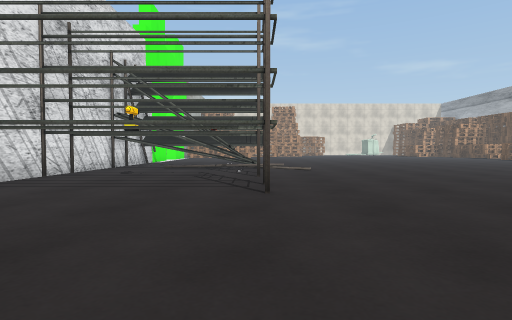
[1] (above)

20 first-person views from a walk through a Unity game level. The camera is 0.72 m above the floor, tilts 2° down and sees 80° across. The floor is counted in squares, 1 m on a side. Each view is taken from the middle of a square. On the plan, view 1 faces up. The plan holds only what a view shows up to about 10 squares ahead; the rest is blank. The place goes on beyond the plan. The player character is not drawn. Some animated figures are left out. Some surface patterns are stand-ins.

[2]
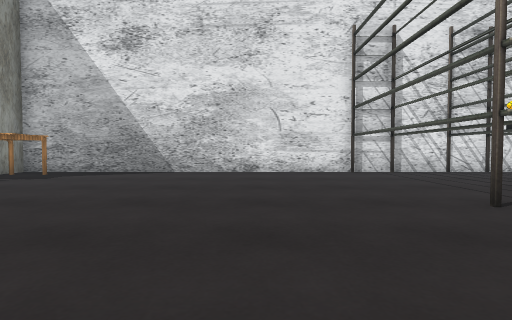

[3]
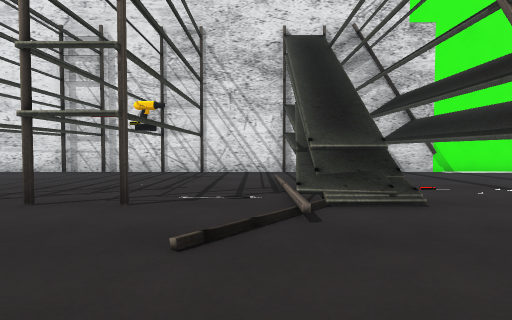

[4]
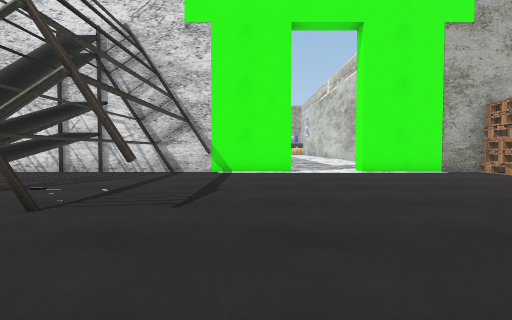

[5]
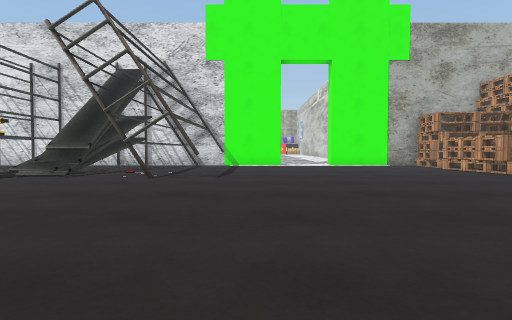

[6]
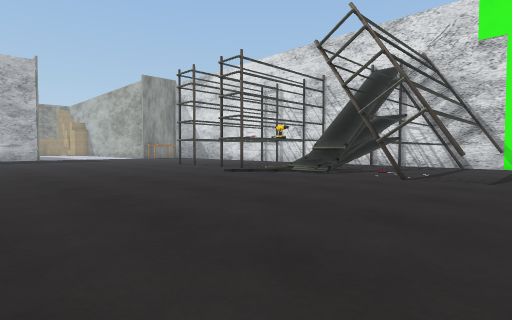

[7]
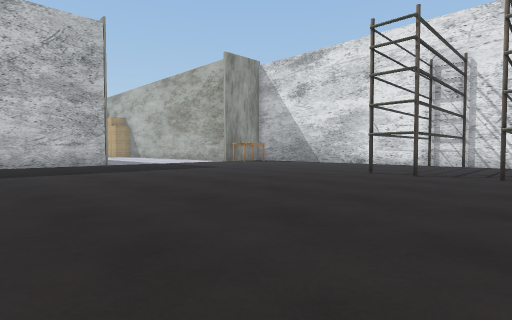

[8]
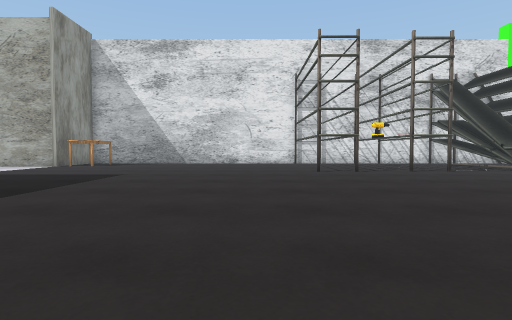

[9]
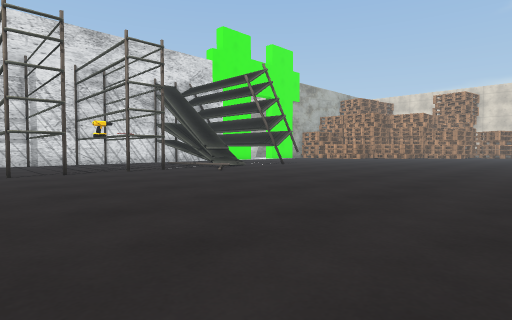

[10]
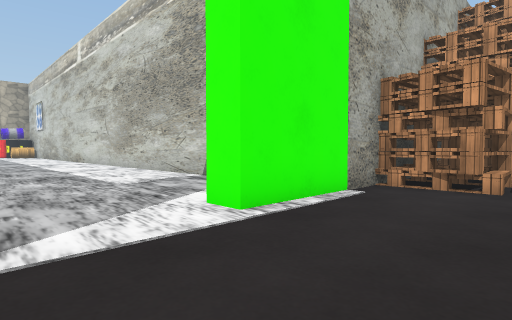

[11]
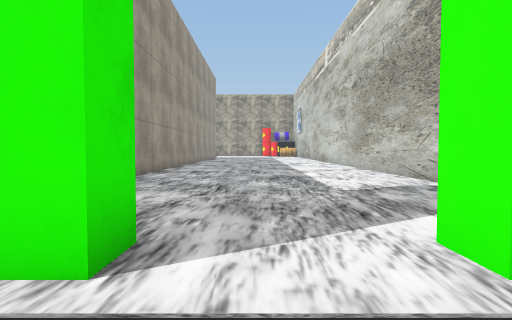

[12]
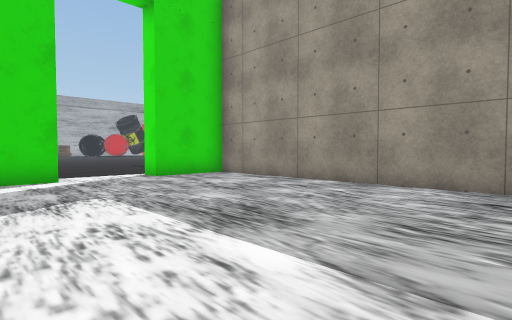

[13]
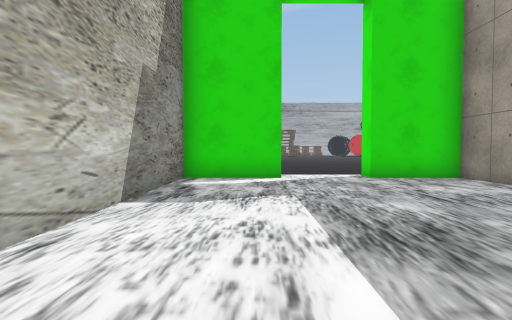

[14]
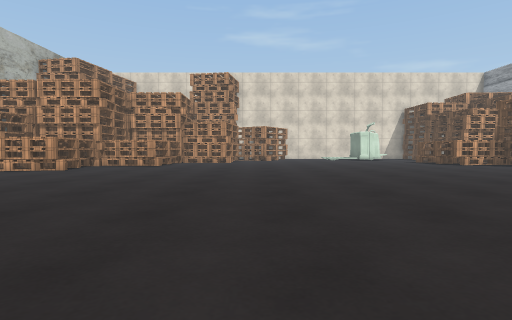

[15]
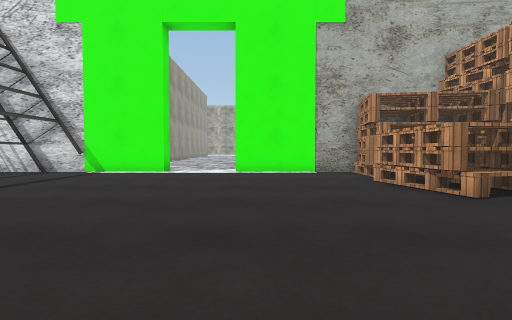

[16]
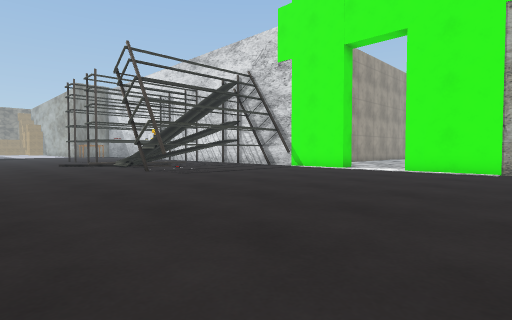

[17]
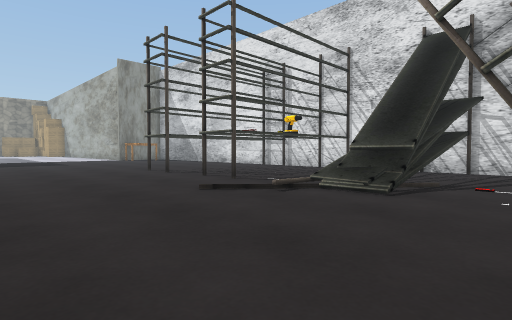

[18]
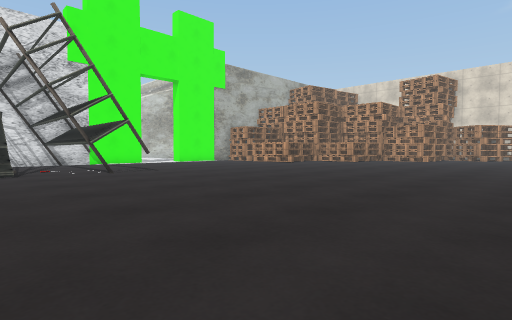

[19]
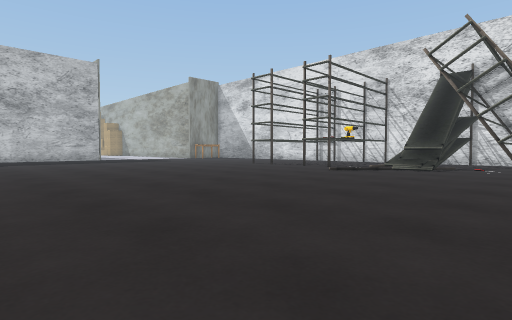

[20]
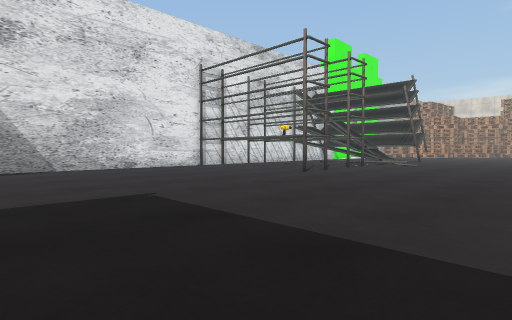

### Floor plan
Points are (right, up) in squares from view 1. A wall is a line through its corners. A room is listed if a view was taken in it or the views show most of it. See-through windows are left out.
Room 1 (views 1, 2, 3, 4, 5, 6, 7, 8, 9, 10, 11, 14, 15, 16, 17, 18, 19, 20)
walls: (-5.6, 19.1) (-5.6, -3.5); (-5.6, 25.5) (-5.6, 21.4)
ways out: opening at (-6, 20.5) to room 2
objects: shelf (-5, 15) to (0, 15); pallet (-5, 25) to (-4, 25); other object (-4, 13); pallet (-3, 25) to (-1, 25); other object (-1, 14); shelf (0, 5); shelf (0, 8) to (0, 9)
Room 2 (views 12, 13)
walls: (-5.6, 21.4) (-6.3, 21.4) (-6.3, 23.8) (-14, 23.8); (-14, 16.8) (-6.3, 16.8) (-6.3, 19.1) (-5.6, 19.1)
ways out: opening at (-6, 20.5) to room 1

Where each view was taken, in squares from view 1:
view 1: 0 up, 0 right, facing up
view 2: 2 up, 4 right, facing left
view 3: 11 up, 4 right, facing left
view 4: 18 up, 4 right, facing left
view 5: 18 up, 8 right, facing left
view 6: 18 up, 8 right, facing down-left
view 7: 9 up, 9 right, facing down-left
view 8: 3 up, 10 right, facing left
view 9: 4 up, 10 right, facing up-left
view 10: 19 up, 3 left, facing up-left
view 11: 20 up, 4 left, facing left
view 12: 23 up, 14 left, facing down-right
view 13: 22 up, 14 left, facing right
view 14: 15 up, 6 right, facing up
view 15: 22 up, 4 right, facing left
view 16: 25 up, 5 right, facing down-left
view 17: 15 up, 5 right, facing down-left
view 18: 12 up, 10 right, facing up-left
view 19: 16 up, 11 right, facing down-left
view 20: 3 down, 6 right, facing up-left
